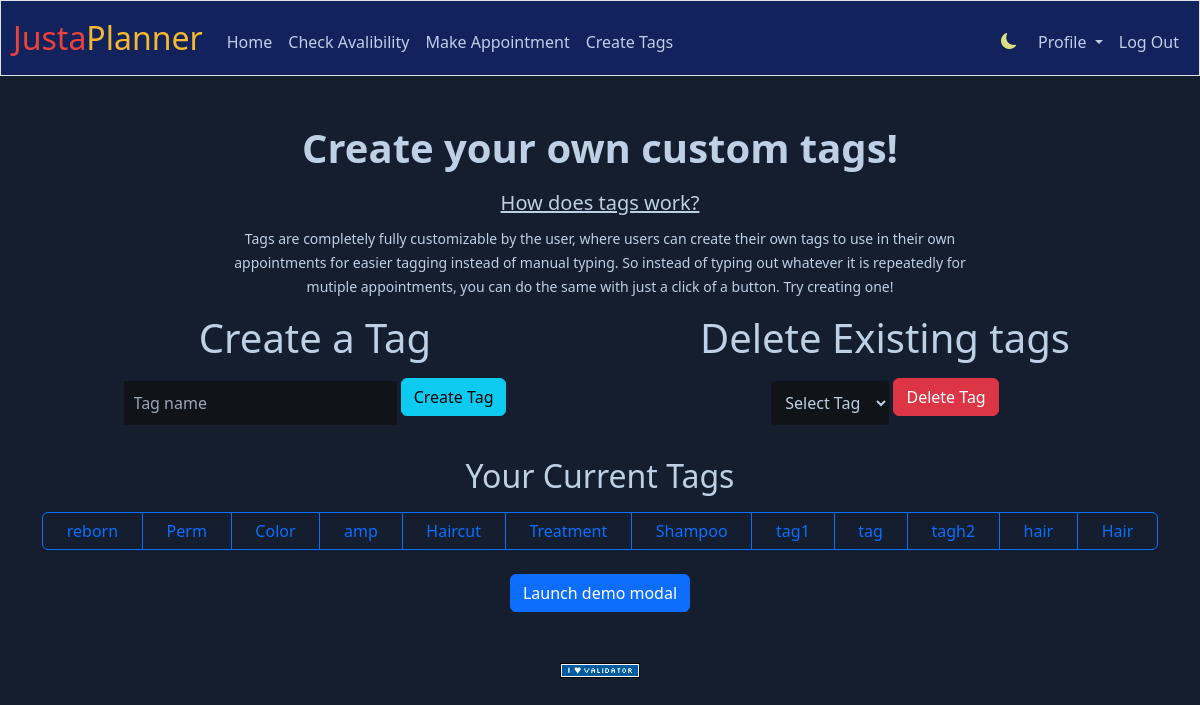
Screenshot of /tags (signed in) with the database file from the repository.
### tables this page shows
CREATE TABLE usertags (id INTEGER PRIMARY KEY AUTOINCREMENT NOT NULL,
                       users_id INTEGER NOT NULL,
                       tag_name TEXT NOT NULL,
                       FOREIGN KEY(users_id) REFERENCES users(id)
                        );

### app.py (the view, shortened to what this page needs)
@app.route("/tags", methods=["GET","POST"])
@login_required
def tags():
    tags = db.execute("SELECT * FROM usertags WHERE users_id = ?", session["user_id"])
    return render_template("tags.html", tags=tags)

### app.py (called while the page is built)
@app.after_request
def after_request(response):
    response.headers["Cache-Control"] = "no-cache, no-store, must-revalidate"
    response.headers["Expires"] = 0
    response.headers["Pragma"] = "no-cache"
    return response

### helpers.py (called while the page is built)
def login_required(f):
    @wraps(f)
    def decorated_function(*args, **kwargs):
        if session.get("user_id") is None:
            return redirect("/login")
        return f(*args, **kwargs)
    return decorated_function

### templates/tags.html (shortened to what this page needs)
{% extends "layout.html" %}
{% block main %}
<div class="mb-3 h1 "><strong>Create your own custom tags!</strong> </div>
<div class="mb-2 lead"><ins>How does tags work?</ins> </div>
<p style="width: 70%" class="mx-auto"><small>Tags are completely fully customizable by the user, where users can create their own tags to
                                             use in their own appointments for easier tagging instead of manual typing. So instead of typing
                                             out whatever it is repeatedly for mutiple appointments, you can do the same with just a click of
                                             a button. Try creating one!</small></p>
<div class="row">
    <div class="col">
        <div class="h1 mb-3">Create a Tag</div>
        <form action="/tags" method="post" class="mb-3">
            <input required type="text" class="custom-input mx-auto" style="width: 50%" placeholder="Tag name" name="tag_name">
            <button class="btn btn-info mb-3 mx-auto " type="submit">Create Tag</button>
        </form>
    </div>
    <div class="col">
        <div class="h1 mb-3">Delete Existing tags</div>
        <form action="/deletetags" method="post" class="mb-3">
            <select required class="form-select-sm mx-auto mb-3 custom-input" name="tag_name">
            <option selected disabled>Select Tag</option>
            </select>
            <button class="btn btn-danger mb-3" type="submit">Delete Tag</button>
        </form>
    </div>
</div>
{% if tags %}
    <div class="mb-3 h2"> Your Current Tags</div>
    <div class="btn-group mb-4 d-flex flex-wrap" role="group">
    {% for tag in tags %}
    <btn class="btn btn-outline-primary">{{tag.tag_name}}</btn>
    {% endfor  %}
    </div>
{% else %}
    <div class="mb-3 mx-auto text-center"> By the way, You currently have no tags <i class="bi bi-emoji-frown"></i></div>
{% endif %}
  <button type="button" class="btn btn-primary" data-bs-toggle="modal" data-bs-target="#exampleModal" id="modalButton">
    Launch demo modal
  </button>
{% endblock %}

### templates/layout.html (shortened to what this page needs)
<!DOCTYPE html>
<html lang="en">
    <head>
        <link rel="stylesheet" href="https://cdn.jsdelivr.net/npm/bootstrap-icons@1.11.3/font/bootstrap-icons.min.css">
        <link href="https://cdn.jsdelivr.net/npm/bootstrap@5.3.3/dist/css/bootstrap.min.css" rel="stylesheet">
        <link href="/static/styles.css" rel="stylesheet">
    </head>
    <body>
        <nav class="border navbar navbar-expand-md">
            <div class="container-fluid">
                <a class="navbar-brand" href="/"><span class="red">Justa</span><span class="yellow">Planner</span></a>
                <div class="collapse navbar-collapse" id="navbarSupportedContent">
                    {% if session["user_id"] %}
                        <ul class="navbar-nav me-auto mt-2">
                            <li class="nav-item"><a class="nav-link" href="/">Home</a></li>
                            <li class="nav-item"><a class="nav-link" href="/check">Check Avalibility</a></li>
                            <li class="nav-item"><a class="nav-link" href="/book">Make Appointment</a></li>
                            <li class="nav-item"><a class="nav-link" href="/tags">Create Tags</a></li>
                        </ul>
                        <ul class="navbar-nav ms-auto mt-2">
                            <li><button class="btn btn-transparent"> <i class="bi bi-brightness-high-fill" id="modetoggle"></i></button></li>
                            <li class="nav-item dropdown">
                                <a class="nav-link dropdown-toggle" href="#" role="button" data-bs-toggle="dropdown" aria-expanded="false">
                                    Profile
                                  </a>
                            </li>
                            <li class="nav-item"><a class="nav-link" href="/logout">Log Out</a></li>
                        </ul>
                    {% else %}
                        <ul class="navbar-nav ms-auto mt-2">
                            <li><button class="btn btn-transparent"> <i class="bi bi-brightness-high-fill" id="modetoggle"></i></button></li>
                            <li class="nav-item"><a class="nav-link" href="/register">Register</a></li>
                            <li class="nav-item"><a class="nav-link" href="/login">Log In</a></li>
                        </ul>
                    {% endif %}
                </div>
            </div>
        </nav>
        <main class="container py-5 text-center">
            {% block main %}{% endblock %}
        </main>
        <footer class="mb-5">
            <form action="https://validator.w3.org/check" class="text-center" enctype="multipart/form-data" method="post" target="_blank">
                <input alt="Validate" src="/static/I_heart_validator.png" type="image">
            </form>
        </footer>
    </body>
</html>

### static/styles.css (style rules this page uses)
nav .navbar-brand { font-size: xx-large; }
nav .navbar-brand .red { color: #ea433b; }
nav .navbar-brand .yellow { color: #f5b82e; }
.custom-input { border: none; padding: 10px; translate: translate(-50%, -50%); font-size: 16px; background-color: #90b6d6; box-sizing: border-box; }
.custom-input::placeholder { color: #99a8ba; }

### rows the page displays
usertags: tag_name "reborn"
usertags: tag_name "Perm"
usertags: tag_name "Color"
usertags: tag_name "amp"
usertags: tag_name "Haircut"
usertags: tag_name "Treatment"
usertags: tag_name "Shampoo"
usertags: tag_name "tag1"
usertags: tag_name "tag"
usertags: tag_name "tagh2"
usertags: tag_name "hair"
usertags: tag_name "Hair"
